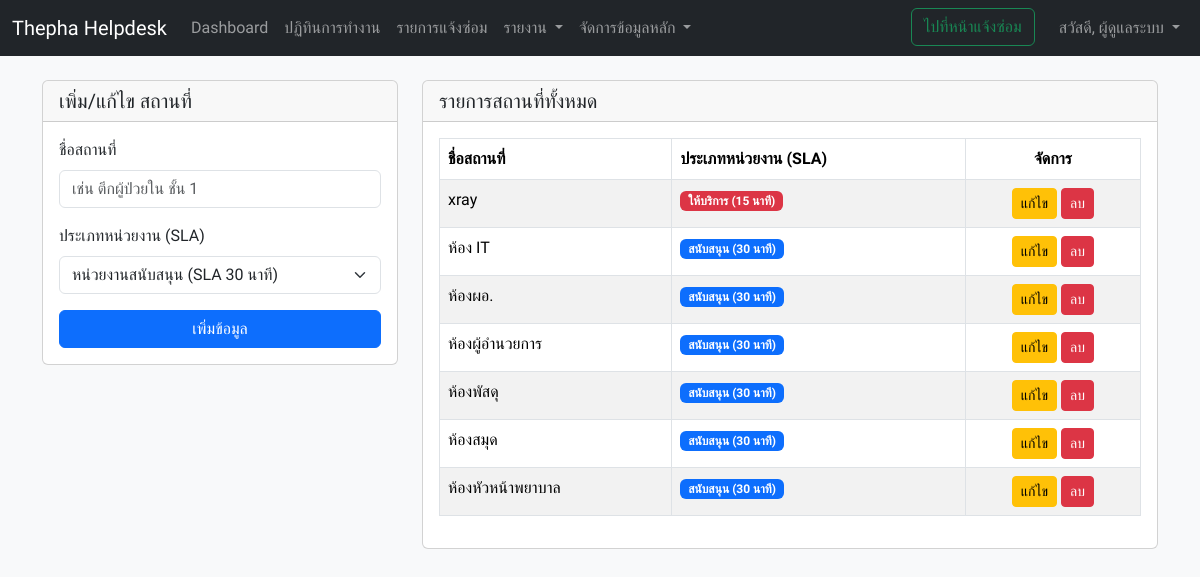
/admin/manage_locations.php (signed in), run on the app's committed database.
### tables this page shows
CREATE TABLE `locations`  (
  `id` int NOT NULL AUTO_INCREMENT,
  `location_name` varchar(255) NOT NULL,
  `department_type` enum('หน่วยงานให้บริการ','หน่วยงานสนับสนุน') NOT NULL DEFAULT 'หน่วยงานสนับสนุน',
  PRIMARY KEY (`id`) USING BTREE
);

### admin/manage_locations.php (the view, shortened to what this page needs)
<?php
require_once 'partials/header.php';
require_once '../db_connect.php';
$sql = "SELECT id, location_name, department_type FROM locations ORDER BY location_name ASC";
$result = $conn->query($sql);
?>
<div class="row">
    <div class="col-lg-4 mb-4">
        <div class="card">
            <div class="card-header"><h5 class="card-title mb-0" id="form-title">เพิ่ม/แก้ไข สถานที่</h5></div>
            <div class="card-body">
                <form id="locationForm" method="POST" action="../api/master_data/location_actions.php">
                    <div class="mb-3">
                        <label for="location-name" class="form-label">ชื่อสถานที่</label>
                        <input type="text" class="form-control" id="location-name" name="location_name" required placeholder="เช่น ตึกผู้ป่วยใน ชั้น 1">
                    </div>
                    <div class="mb-3">
                        <label for="department-type" class="form-label">ประเภทหน่วยงาน (SLA)</label>
                        <select class="form-select" id="department-type" name="department_type" required>
                            <option value="หน่วยงานสนับสนุน">หน่วยงานสนับสนุน (SLA 30 นาที)</option>
                        </select>
                    </div>
                    <button type="submit" class="btn btn-primary w-100" id="submit-button">เพิ่มข้อมูล</button>
                </form>
            </div>
        </div>
    </div>
    <div class="col-lg-8">
        <div class="card">
            <div class="card-header"><h5 class="card-title mb-0">รายการสถานที่ทั้งหมด</h5></div>
            <div class="card-body">
                <table id="locationsTable" class="table table-striped table-bordered" style="width:100%">
                    <thead>
                        <tr>
                            <th>ชื่อสถานที่</th>
                            <th>ประเภทหน่วยงาน (SLA)</th>
                            <th class="text-center" style="width: 25%;">จัดการ</th>
                        </tr>
                    </thead>
                    <tbody>
                        <?php if ($result && $result->num_rows > 0): ?>
                            <?php while($row = $result->fetch_assoc()): ?>
                                <tr>
                                    <td><?php echo htmlspecialchars($row['location_name']); ?></td>
                                    <td>
                                        <?php if ($row['department_type'] == 'หน่วยงานให้บริการ'): ?>
                                            <span class="badge bg-danger">ให้บริการ (15 นาที)</span>
                                        <?php else: ?>
                                            <span class="badge bg-primary">สนับสนุน (30 นาที)</span>
                                        <?php endif; ?>
                                    </td>
                                    <td class="text-center">
                                        <button class="btn btn-sm btn-warning edit-btn"
                                                data-id="<?php echo $row['id']; ?>"
                                                data-name="<?php echo htmlspecialchars($row['location_name']); ?>"
                                                data-type="<?php echo htmlspecialchars($row['department_type']); ?>">
                                            แก้ไข
                                        </button>
                                        <button class="btn btn-sm btn-danger delete-btn"
                                                data-id="<?php echo $row['id']; ?>"
                                                data-name="<?php echo htmlspecialchars(addslashes($row['location_name'])); ?>">
                                            ลบ
                                        </button>
                                    </td>
                                </tr>
                            <?php endwhile; ?>
                        <?php endif; ?>
                    </tbody>
                </table>
            </div>
        </div>
    </div>
</div>
<?php
require_once 'partials/footer.php';
?>

### admin/partials/header.php (shortened to what this page needs)
<!DOCTYPE html>
<html lang="th">
<head>
    <link href="https://cdn.jsdelivr.net/npm/bootstrap@5.3.3/dist/css/bootstrap.min.css" rel="stylesheet">
    <link rel="stylesheet" href="https://cdn.jsdelivr.net/npm/bootstrap-icons@1.11.3/font/bootstrap-icons.min.css">
    <link href="https://cdn.jsdelivr.net/npm/select2@4.1.0-rc.0/dist/css/select2.min.css" rel="stylesheet" />
    <link rel="stylesheet" href="https://cdn.jsdelivr.net/npm/select2-bootstrap-5-theme@1.3.0/dist/select2-bootstrap-5-theme.min.css" />
    <link rel="stylesheet" href="https://cdn.datatables.net/2.0.8/css/dataTables.bootstrap5.css">
    <link rel="stylesheet" href="https://cdn.datatables.net/buttons/3.0.2/css/buttons.bootstrap5.css">
    <link rel="stylesheet" href="https://cdn.datatables.net/responsive/3.0.2/css/responsive.bootstrap5.css">
    <link href="https://cdn.jsdelivr.net/npm/sweetalert2@11/dist/sweetalert2.min.css" rel="stylesheet">
    <link href="../assets/css/style.css" rel="stylesheet">
</head>
<body class="bg-light">
<nav class="navbar navbar-expand-lg navbar-dark bg-dark">
  <div class="container-fluid">
    <a class="navbar-brand" href="dashboard.php">Thepha Helpdesk</a>
    <div class="collapse navbar-collapse" id="navbarNav">
      <ul class="navbar-nav me-auto">
        <li class="nav-item">
          <a class="nav-link" href="dashboard.php">Dashboard</a>
        </li>
        <li class="nav-item">
          <a class="nav-link" href="calendar.php">ปฏิทินการทำงาน</a>
        </li>
        <li class="nav-item">
          <a class="nav-link" href="requests_list.php">รายการแจ้งซ่อม</a>
        </li>
        <li class="nav-item dropdown">
            <a class="nav-link dropdown-toggle" href="#" id="reportDropdown" role="button" data-bs-toggle="dropdown" aria-expanded="false">
                รายงาน
            </a>
        </li>
        <li class="nav-item dropdown">
            <a class="nav-link dropdown-toggle" href="#" id="masterDataDropdown" role="button" data-bs-toggle="dropdown" aria-expanded="false">
                จัดการข้อมูลหลัก
            </a>
        </li>
      </ul>
      <ul class="navbar-nav">
        <li class="nav-item me-3">
          <a class="btn btn-outline-success" href="../index.php" target="_blank">ไปที่หน้าแจ้งซ่อม</a>
        </li>
        <li class="nav-item dropdown">
            <a class="nav-link dropdown-toggle" href="#" role="button" data-bs-toggle="dropdown">
                สวัสดี, <?php echo htmlspecialchars($_SESSION['admin_full_name']); ?>
            </a>
        </li>
      </ul>
    </div>
  </div>
</nav>
<div class="container mt-4">

### admin/partials/footer.php (shortened to what this page needs)
</div>
</body>
</html>

### assets/css/style.css (style rules this page uses)
body { font-family: 'Sarabun', sans-serif; }

### data on the page
locations: location_name "xray", shows "ให้บริการ (15 นาที)"
locations: location_name "ห้อง IT", department_type "สนับสนุน (30 นาที)"
locations: location_name "ห้องผอ.", department_type "สนับสนุน (30 นาที)"
locations: location_name "ห้องผู้อำนวยการ", department_type "สนับสนุน (30 นาที)"
locations: location_name "ห้องพัสดุ", department_type "สนับสนุน (30 นาที)"
locations: location_name "ห้องสมุด", department_type "สนับสนุน (30 นาที)"
locations: location_name "ห้องหัวหน้าพยาบาล", department_type "สนับสนุน (30 นาที)"

### other printed values
$_SESSION['admin_full_name'] "ผู้ดูแลระบบ"
